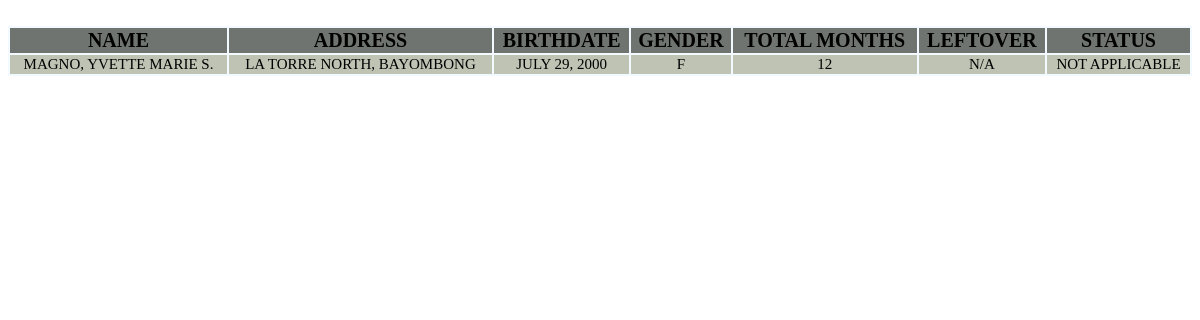
/htdocs/GIP/backend-search.php?term=MAGNO, YVETTE MARIE S., run on the app's committed database.
### tables this page shows
CREATE TABLE `gip_table` (
  `personal_id` int(255) NOT NULL,
  `name` varchar(255) DEFAULT NULL,
  `address` varchar(255) DEFAULT NULL,
  `birth_date` varchar(255) DEFAULT NULL,
  `gender` varchar(255) DEFAULT NULL,
  `office` varchar(255) DEFAULT NULL,
  `contract_number` varchar(255) DEFAULT NULL,
  `start_date` varchar(255) DEFAULT NULL,
  `end_date` varchar(255) DEFAULT NULL,
  `rendered` varchar(255) DEFAULT NULL,
  `total` varchar(255) DEFAULT NULL,
  `leftover` varchar(255) DEFAULT NULL,
  `status` varchar(255) DEFAULT NULL
);

### htdocs/GIP/backend-search.php (the view, shortened to what this page needs)
<!DOCTYPE html>
<html lang="en">
    <head>
        <link rel="stylesheet" href="css/gip.css">
    </head>
    <body>
        <br>
        <div class="container-display">
                <table class="table-display" style="font-size:20px;">
                    <thead class="table-head">
                        <tr>
                            <th>Name</th>
                            <th>Address</th>
                            <th>Birthdate</th>
                            <th>Gender</th>
                            <th>Total Months</th>
                            <th>Leftover</th>
                            <th>Status</th>
                        </tr>
                    <thead>
                    <tbody>
                        <?php
                        $link = mysqli_connect("localhost", "root", "", "gip_database");
                        $searchTerm = $_REQUEST["term"];
                        $sql = "SELECT * FROM gip_table WHERE name LIKE ? OR address LIKE ?";
                        if ($stmt = mysqli_prepare($link, $sql)) {
                        $param_term = "%" . $searchTerm . "%";
                        mysqli_stmt_bind_param($stmt, "ss", $param_term, $param_term);
                        if (mysqli_stmt_execute($stmt)) {
                         $result = mysqli_stmt_get_result($stmt);
                        if (mysqli_num_rows($result) > 0) {
                        while ($row = mysqli_fetch_array($result, MYSQLI_ASSOC)) {
                                            ?>
                        <tr class="table-body" style="font-size:15px;">
                        <td>
                        <a style="color: black; text-decoration: none;" href="gipedit.php?personal_id=<?php echo $row['personal_id']; ?>"><?php echo $row['name']; ?></a>
                        </td>
                        <td><?php echo $row["address"]; ?></td>
                        <td><?php echo $row["birth_date"]; ?></td>
                        <td><?php echo $row["gender"]; ?></td>
                        <td><?php echo $row["total"]; ?></td>
                        <td><?php echo $row["leftover"]; ?></td>
                        <td><?php echo $row["status"]; ?></td>
                        </tr>
                    </tbody>
                        <?php
                        }
                    } else{
                        echo "<p style='font-family: genshin';>No matches found</p>";?>
                        <a type="submit" style="font-family:genshin; padding-bottom: 50px;" href="gipadd.php">&#43; ADD</a>
                    </div>
                    <?php
                    }
                } else{
                    echo "ERROR: Could not able to execute $sql. " . mysqli_error($link);
                }
            }
                        ?>
                </table>
    </div>
    </body>
</html>

### htdocs/GIP/css/gip.css (style rules this page uses)
.container-display { width: 100%; height: 100%; background-color: rgba(240, 248, 255, 0.831); }
.container-display .table-display { font-family: genshin; text-align: center; text-transform: uppercase; width: 100%; height: 100%; }
.container-display .table-display .table-head { background-color: rgb(111, 116, 112); width: 100%; height: 100%; }
.container-display .table-display .table-body { background-color: rgb(190, 195, 180); width: 100%; height: 100%; }

### data on the page
gip_table: name "MAGNO, YVETTE MARIE S.", address "LA TORRE NORTH, BAYOMBONG", birth_date "JULY 29, 2000", gender "F", total "12", leftover "N/A", status "NOT APPLICABLE"
